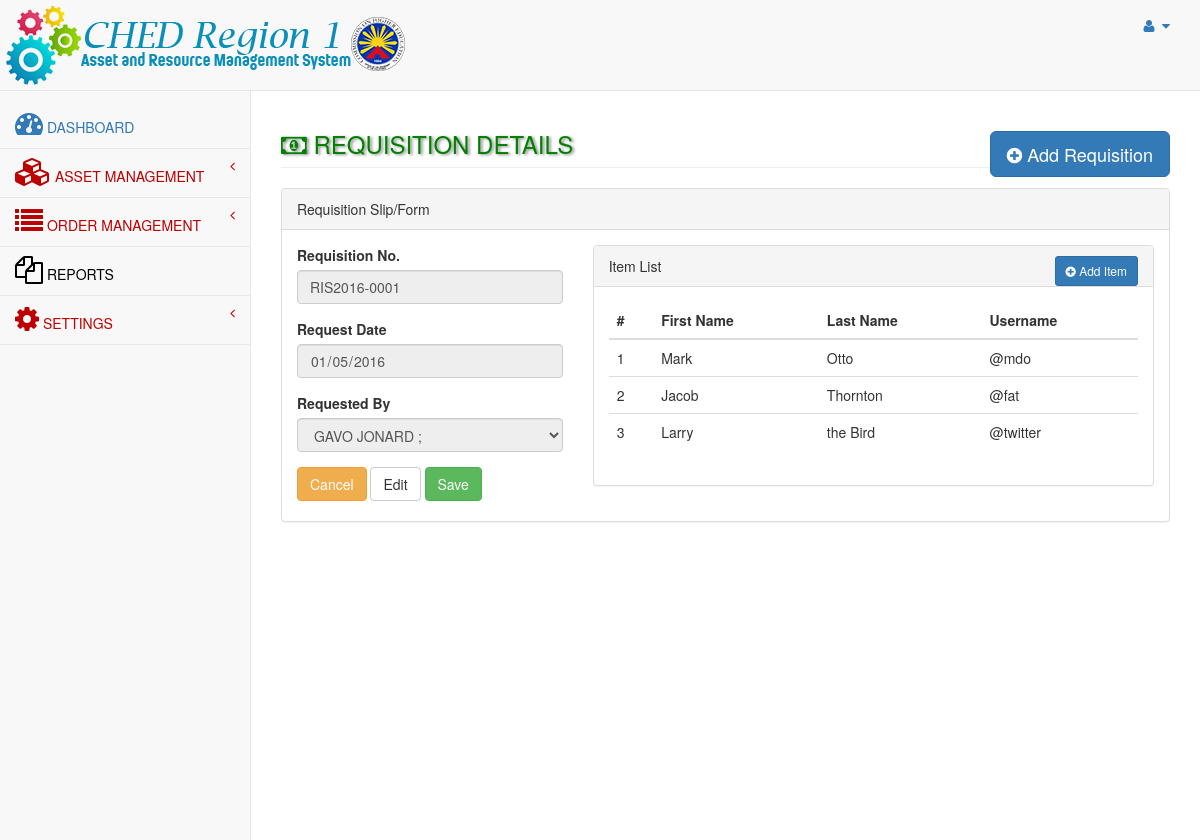
The app's page /admin/requisition-details.php?id=1, older data.
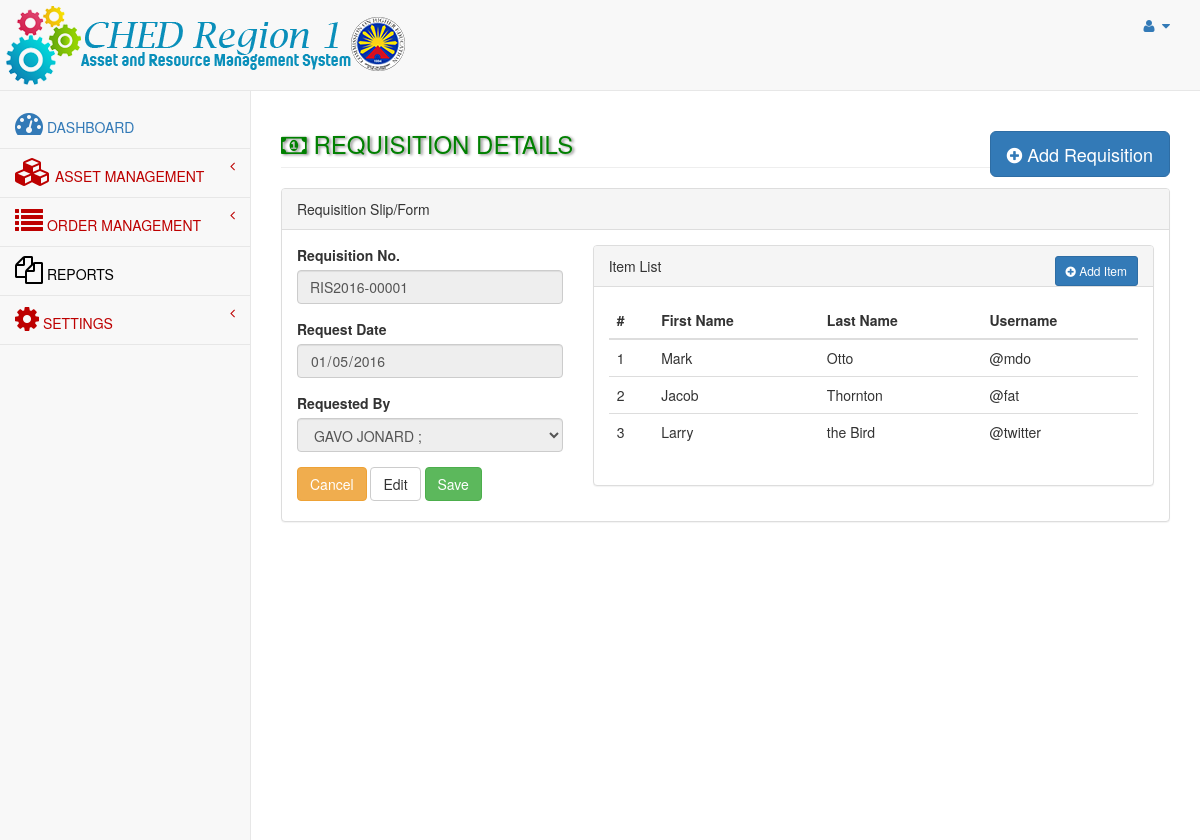
The same page, newer data.
### tables this page shows
CREATE TABLE `requisition_details` (
  `reqid` bigint(20) NOT NULL AUTO_INCREMENT,
  `requisition_no` varchar(100) DEFAULT NULL,
  `requisition_date` date DEFAULT NULL,
  `eid` int(11) DEFAULT NULL,
  PRIMARY KEY (`reqid`)
);

### admin/requisition-details.php (the view, shortened to what this page needs)
<?php
include('header.php');
		$conn = dbConnect();
		$reqid = $_GET['id'];
		$sqlselect = "SELECT reqid,requisition_no, requisition_date, CONCAT(employee.fname,' ',employee.lname) AS fullname,employee.eid FROM requisition_details LEFT JOIN employee
ON requisition_details.eid = employee.eid where reqid='$reqid'";
		$stmt = $conn->prepare($sqlselect);
		$stmt->execute();
		$row = $stmt->fetch(PDO::FETCH_ASSOC);
		$rno = $row['requisition_no'];
		$rdate = $row['requisition_date'];
		$efullname = $row['fullname'];
		$eid = $row['eid'];
?>
<div id="page-wrapper">
            <div class="row">
                <div class="col-lg-12">
                    <h3 class="page-header" style="color:green;"><i class="fa fa-money fa-1x"></i> REQUISITION DETAILS
						<div class="pull-right">
								<button id="addreq" class="btn btn-primary btn-lg" data-toggle="modal" data-target="#addRequisition">
								<i class="fa fa-plus-circle"></i> Add Requisition
							</button>
                            </div></h3>
                </div>
            </div>
            <div class="row">
                <div class="col-lg-12">
                    <div class="panel panel-default">
                        <div class="panel-heading">
                            Requisition Slip/Form
                        </div>
                        <div class="panel-body">
                            <div class="row">
                                <div class="col-lg-4">
                                    <form role="form" method="post" action="addprequestitem.php">
                                        <div class="form-group">
                                            <label>Requisition No.</label>
                                            <input class="form-control" value="<?php echo $rno;?>" tabindex="1" disabled>
                                        </div>
									<div class="form-group">
                                            <label>Request Date</label>
                                            <input disabled type="date" class="form-control" tabindex="4" value="<?php echo $rdate;?>">
                                        </div>
									<div class="form-group">
                                            <label>Requested By</label>
                                            <select class="form-control" disabled>
                                                <?php
												echo "<option value='$eid'>$efullname;</option>";
						?>
                                            </select>
                                        </div>
									<button type="submit" class="btn btn-warning" onClick="javascript: history.go(-1);">Cancel</button>
									<button type="reset" class="btn btn-default">Edit</button>
                                    <button type="submit" class="btn btn-success">Save</button>
									</form>
                                </div>
                                <div class="col-lg-8">
			   <div class="panel panel-default">
					<div class="panel-heading">
						Item List
						<div class="pull-right">
								<button id="addreq" class="btn btn-primary btn-sm" data-toggle="modal" data-target="#addRequisition">
								<i class="fa fa-plus-circle"></i> Add Item
							</button>
                            </div>
					</div>
					<div class="panel-body">
						<div class="table-responsive">
							<table class="table">
								<thead>
									<tr>
										<th>#</th>
										<th>First Name</th>
										<th>Last Name</th>
										<th>Username</th>
									</tr>
								</thead>
								<tbody>
									<tr>
										<td>1</td>
										<td>Mark</td>
										<td>Otto</td>
										<td>@mdo</td>
									</tr>
									<tr>
										<td>2</td>
										<td>Jacob</td>
										<td>Thornton</td>
										<td>@fat</td>
									</tr>
									<tr>
										<td>3</td>
										<td>Larry</td>
										<td>the Bird</td>
										<td>@twitter</td>
									</tr>
								</tbody>
							</table>
						</div>
					</div>
				</div>
                                </div>
                            </div>
                        </div>
                    </div>
                </div>
            </div>
        </div>
    </div>
<?php
include('footer.php');
?>

Row changes from the older to the newer data that the page shows:
changed requisition_details: requisition_no "RIS2016-0001" → "RIS2016-00001"
